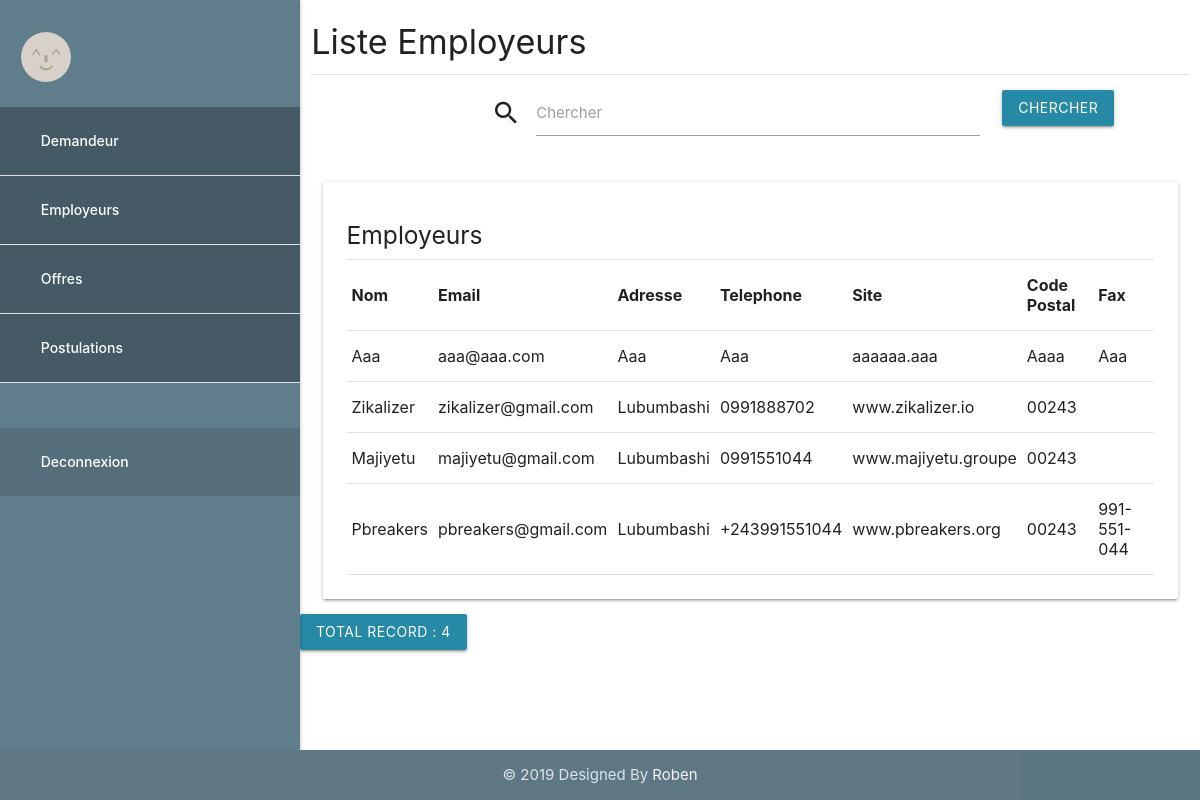
Page /index.php/admin/listEmployeur on the committed database.
### tables this page shows
CREATE TABLE `employeur` (
  `idEmployeur` int(11) NOT NULL,
  `nomEmployeur` varchar(255) NOT NULL,
  `adresseEmployeur` varchar(255) NOT NULL,
  `emailEmployeur` varchar(255) NOT NULL,
  `telephoneEmployeur` varchar(255) NOT NULL,
  `siteEmployeur` varchar(255) DEFAULT NULL,
  `codePostal` varchar(255) DEFAULT NULL,
  `fax` varchar(255) DEFAULT NULL,
  `logo` varchar(255) DEFAULT NULL,
  `pseudo` varchar(255) DEFAULT NULL,
  `pwd` varchar(255) NOT NULL,
  `etat` int(1) NOT NULL DEFAULT '1'
);

### application/controllers/Admin.php (called while the page is built, shortened)
<?php
class Admin extends CI_Controller {
    public function listEmployeur(){
        $q = urldecode($this->input->get('q', TRUE));
        $start = intval($this->input->get('start'));
        if ($q <> '') {
            $config['base_url'] = base_url() . 'employeur/index.html?q=' . urlencode($q);
            $config['first_url'] = base_url() . 'employeur/index.html?q=' . urlencode($q);
        } else {
            $config['base_url'] = base_url() . 'employeur/index.html';
            $config['first_url'] = base_url() . 'employeur/index.html';
        }
        $config['per_page'] = 10;
        $config['page_query_string'] = TRUE;
        $config['total_rows'] = $this->employeur_model->total_rows($q);
        $employeur = $this->employeur_model->get_limit_data($config['per_page'], $start, $q);
        $this->load->library('pagination');
        $this->pagination->initialize($config);
        $data = array(
            'employeur_data' => $employeur,
            'q' => $q,
            'pagination' => $this->pagination->create_links(),
            'total_rows' => $config['total_rows'],
            'start' => $start,
        );
        $data['title']= "Liste Employeurs";
		$this->load->view('_inc/header_admin',$data);
        $this->load->view('admin/list_employeurs');
        $this->load->view('_inc/footer');
    }
}

### index.php (called while the page is built, shortened)
<?php
require_once BASEPATH.'core/CodeIgniter.php';

### application/config/config.php (called while the page is built, shortened)
<?php
$config['base_url'] = 'http://'.$_SERVER["SERVER_NAME"]."/".'jobportail';
$config['index_page'] = '';
$config['uri_protocol']	= 'REQUEST_URI';
$config['url_suffix'] = '';
$config['language']	= 'english';
$config['charset'] = 'UTF-8';
$config['enable_hooks'] = FALSE;
$config['subclass_prefix'] = 'MY_';
$config['composer_autoload'] = FALSE;
$config['permitted_uri_chars'] = 'a-z 0-9~%.:_\-';
$config['enable_query_strings'] = FALSE;
$config['controller_trigger'] = 'c';
$config['function_trigger'] = 'm';
$config['directory_trigger'] = 'd';
$config['allow_get_array'] = TRUE;
$config['log_threshold'] = 0;
$config['log_path'] = '';
$config['log_file_extension'] = '';
$config['log_file_permissions'] = 0644;
$config['log_date_format'] = 'Y-m-d H:i:s';
$config['error_views_path'] = '';
$config['cache_path'] = '';
$config['cache_query_string'] = FALSE;
$config['encryption_key'] = 'qwertyuiop[]`1234567890-=asdfghjklzxcvbnm';
$config['sess_driver'] = 'files';
$config['sess_cookie_name'] = 'ci_session';
$config['sess_expiration'] = 7200;
$config['sess_save_path'] = NULL;
$config['sess_match_ip'] = FALSE;
$config['sess_time_to_update'] = 300;
$config['sess_regenerate_destroy'] = FALSE;
$config['cookie_prefix']	= '';
$config['cookie_domain']	= '';
$config['cookie_path']		= '/';
$config['cookie_secure']	= FALSE;
$config['cookie_httponly'] 	= FALSE;
$config['standardize_newlines'] = FALSE;
$config['global_xss_filtering'] = FALSE;
$config['csrf_protection'] = TRUE;
$config['csrf_token_name'] = 'csrf_job_portal';
$config['csrf_cookie_name'] = 'csrf_cookie_name';
$config['csrf_expire'] = 7200;
$config['csrf_regenerate'] = TRUE;
$config['csrf_exclude_uris'] = array();
$config['compress_output'] = FALSE;
$config['time_reference'] = 'local';
$config['rewrite_short_tags'] = FALSE;
$config['proxy_ips'] = '';

### application/models/Employeur_model.php (called while the page is built, shortened)
<?php
class Employeur_model extends CI_Model
{
    public $table = 'employeur';
    public $id = 'idEmployeur';
    public $order = 'DESC';
    function total_rows($q = NULL) {
        $this->db->like('idEmployeur', $q);
	$this->db->or_like('nomEmployeur', $q);
	$this->db->or_like('adresseEmployeur', $q);
	$this->db->or_like('emailEmployeur', $q);
	$this->db->or_like('telephoneEmployeur', $q);
	$this->db->or_like('siteEmployeur', $q);
	$this->db->or_like('codePostal', $q);
	$this->db->or_like('fax', $q);
	$this->db->from($this->table);
        return $this->db->count_all_results();
    }
    function get_limit_data($limit, $start = 0, $q = NULL) {
        $this->db->order_by($this->id, $this->order);
        $this->db->like('idEmployeur', $q);
	$this->db->or_like('nomEmployeur', $q);
	$this->db->or_like('adresseEmployeur', $q);
	$this->db->or_like('emailEmployeur', $q);
	$this->db->or_like('telephoneEmployeur', $q);
	$this->db->or_like('siteEmployeur', $q);
	$this->db->or_like('codePostal', $q);
	$this->db->or_like('fax', $q);
	$this->db->limit($limit, $start);
        return $this->db->get($this->table)->result();
    }
}

### application/views/admin/list_employeurs.php (the view, shortened to what this page needs)
<div class="col s9">
    <h4><?php echo $title?></h4>
        <div class="divider"></div>
            <div class="col s9 offset-s2">
                <form class="col s12">
                    <div class="input-field col s10">
                        <i class="material-icons prefix">search</i>
                        <input id="icon_search" type="search" class="search" name="q" value="<?php echo $q; ?>">
                        <label for="icon_search">Chercher</label>
                    </div>
                    <div class="input-field col s2">
                        <input id="icon_btn" type="submit" class="btn waves-light search" value="Chercher">
                    </div>
                </form>
            </div>
            <div class="col s12 m12">
            <div class="card">
                <div class="card-content">
                    <h5>Employeurs</h5>
                    <div class="divider"></div>
                    <table class="responsive-table highlight">
                        <thead>
                        <tr>
                            <th>Nom</th>
                            <th>Email</th>
                            <th>Adresse</th>
                            <th>Telephone</th>
                            <th>Site</th>
                            <th>Code Postal</th>
                            <th>Fax</th>
                        </tr>
                        </thead>
                        <tbody>
                        <?php foreach ($employeur_data as $employeur) {?>
                        <tr>
                            <td><?php echo ucfirst($employeur->nomEmployeur);?></td>
                            <td><?php echo $employeur->emailEmployeur;?></td>
                            <td><?php echo ucfirst($employeur->adresseEmployeur);?></td>
                            <td><?php echo ucfirst($employeur->telephoneEmployeur);?></td>
                            <td><?php echo $employeur->siteEmployeur;?></td>
                            <td><?php echo ucfirst($employeur->codePostal);?></td>
                            <td><?php echo ucfirst($employeur->fax);?></td>
                        </tr>
                        <?php }?>
                        </tbody>
                    </table>
                </div>
            </div>
        </div>
        <div class="row">
            <div class="col-md-6">
                <a href="#" class="btn btn-primary">Total Record : <?php echo $total_rows ?></a>
            </div>
        </div><br><br>
    </div>
</div>

### rows in the picture
employeur: nomEmployeur "Aaa", emailEmployeur "aaa@aaa.com", adresseEmployeur "Aaa", telephoneEmployeur "Aaa", siteEmployeur "aaaaaa.aaa", codePostal "Aaaa", fax "Aaa"
employeur: nomEmployeur "Zikalizer", emailEmployeur "zikalizer@gmail.com", adresseEmployeur "Lubumbashi", telephoneEmployeur "0991888702", siteEmployeur "www.zikalizer.io", codePostal "00243"
employeur: nomEmployeur "Majiyetu", emailEmployeur "majiyetu@gmail.com", adresseEmployeur "Lubumbashi", telephoneEmployeur "0991551044", siteEmployeur "www.majiyetu.groupe", codePostal "00243"
employeur: nomEmployeur "Pbreakers", emailEmployeur "pbreakers@gmail.com", adresseEmployeur "Lubumbashi", telephoneEmployeur "+243991551044", siteEmployeur "www.pbreakers.org", codePostal "00243", fax "991-551-044"

### other values in the picture
$title "Liste Employeurs"
$total_rows "4"
Date('Y') "2019"
